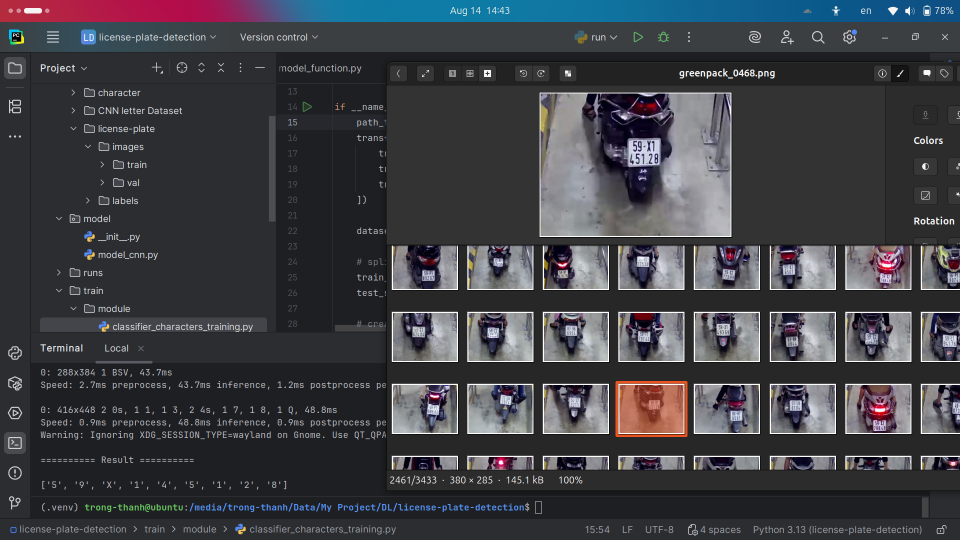
#> input picture assets/image/example_1.png, 1920 x 1080 px (shown at 1/2 size)
$ python -i detection.py   (imports and definitions only)
#> lines starting #> are read from the running program, lines starting #| are printed output that depends on the picture
from typing import List, Tuple

import cv2
import numpy as np
from sklearn.cluster import KMeans
from ultralytics import YOLO


# ---- Define class format ---- #
class Format:
    def __init__(self,
                 min_num_chars=8,
                 max_num_chars=9):
        self.min_num_chars = min_num_chars
        self.max_num_chars = max_num_chars

    # [5 lines left out: function license_plate_to_text, not called in this run]


class KMeansFormat(Format):
    # [70 lines left out: functions __init__, license_plate_to_text, not called in this run]


class HeuristicFormat(Format):

    def __init__(self,
                 min_num_chars=8,
                 max_num_chars=9
                 ):
        super().__init__(min_num_chars, max_num_chars)
#> further down, picture is the input picture: shape (1080, 1920, 3); mean B, G, R 67.9, 62.9, 62.1

    # [99 lines left out: functions license_plate_to_text, get_class_character, resize_with_aspect_ratio, not called in this run]


def fix_uneven_lighting_bgr(img_bgr):
    lab = cv2.cvtColor(img_bgr, cv2.COLOR_BGR2LAB)
#> lab: shape (1080, 1920, 3); mean of channels 0, 1, 2 66.7, 129.3, 125.5
    L, A, B = cv2.split(lab)
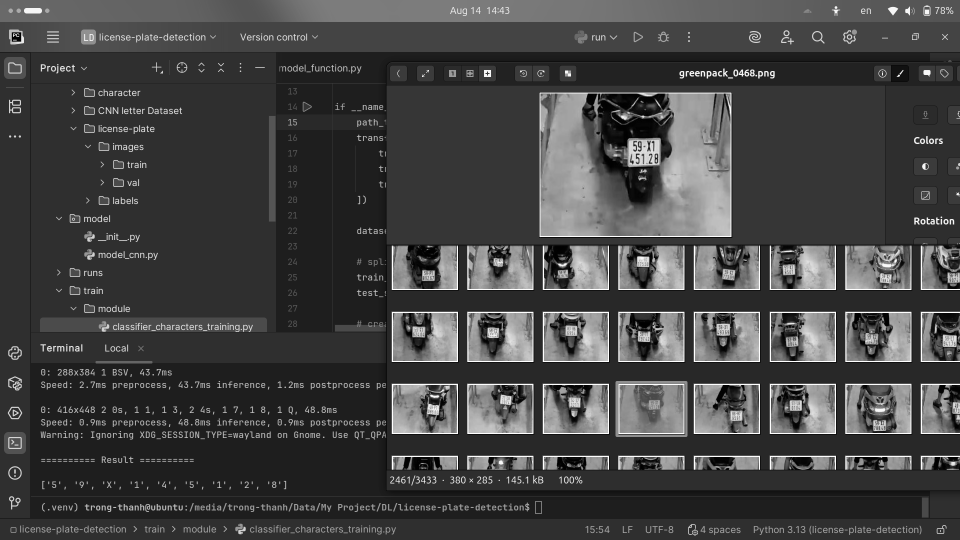
#> L: shape (1080, 1920) (shown at 1/2 size); min 0, max 255, mean 66.7
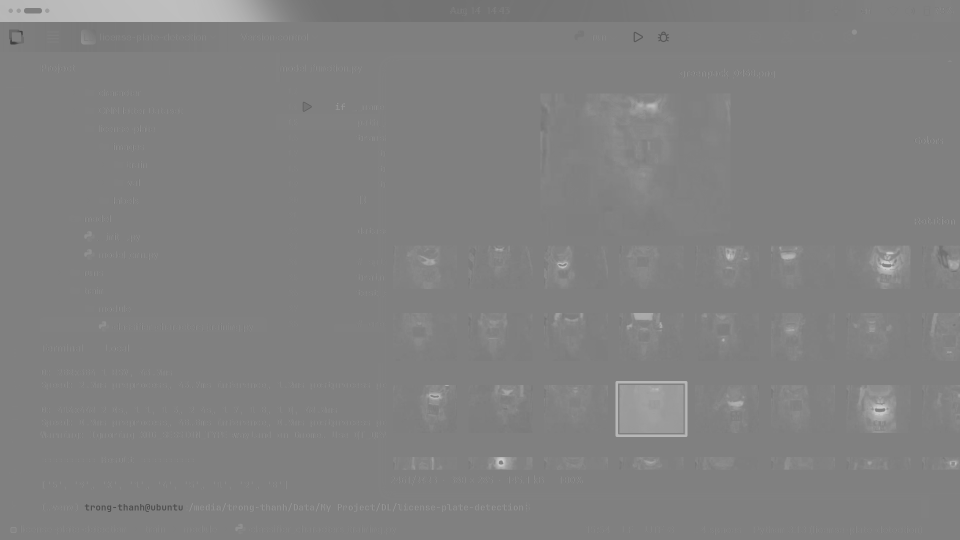
#> A: shape (1080, 1920) (shown at 1/2 size); min 63, max 207, mean 129.3
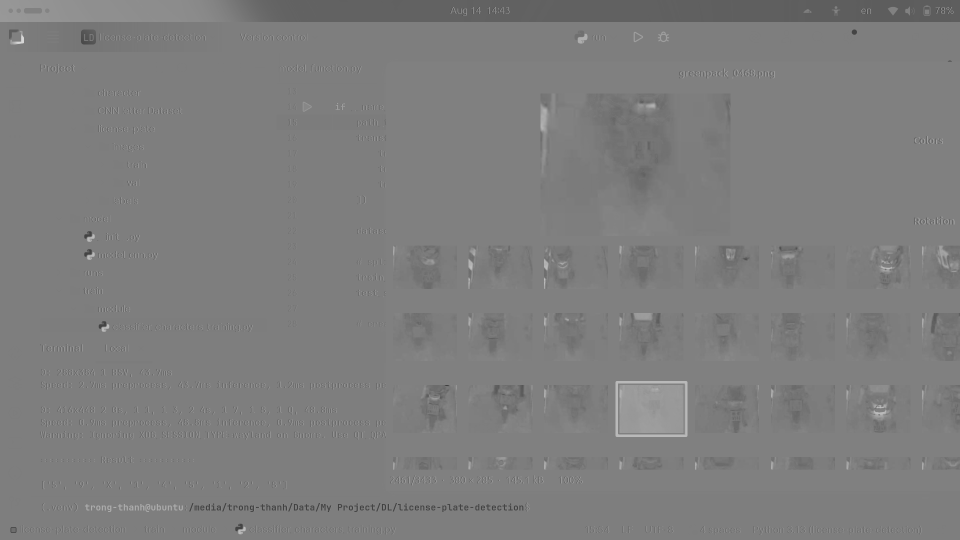
#> B: shape (1080, 1920) (shown at 1/2 size); min 47, max 215, mean 125.5

    clahe = cv2.createCLAHE(
        clipLimit=3.0,
        tileGridSize=(8, 8)
    )

    L2 = clahe.apply(L)
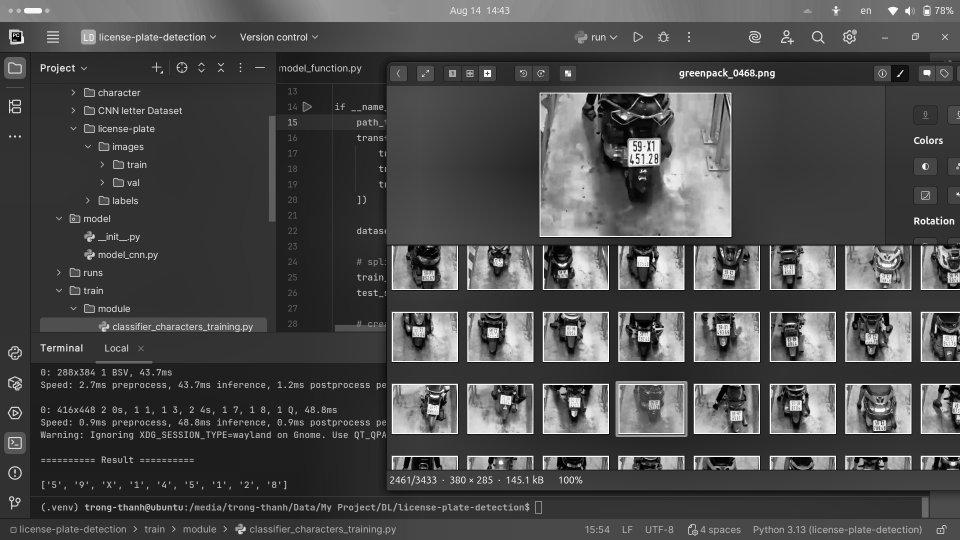
#> L2: shape (1080, 1920) (shown at 1/2 size); min 0, max 255, mean 74.5

    L_float = L2.astype(np.float32) + 1.0

    L_retinex = (
            np.log(L_float) -
            cv2.GaussianBlur(np.log(L_float),
                             (0, 0),
                             sigmaX=50)
    )
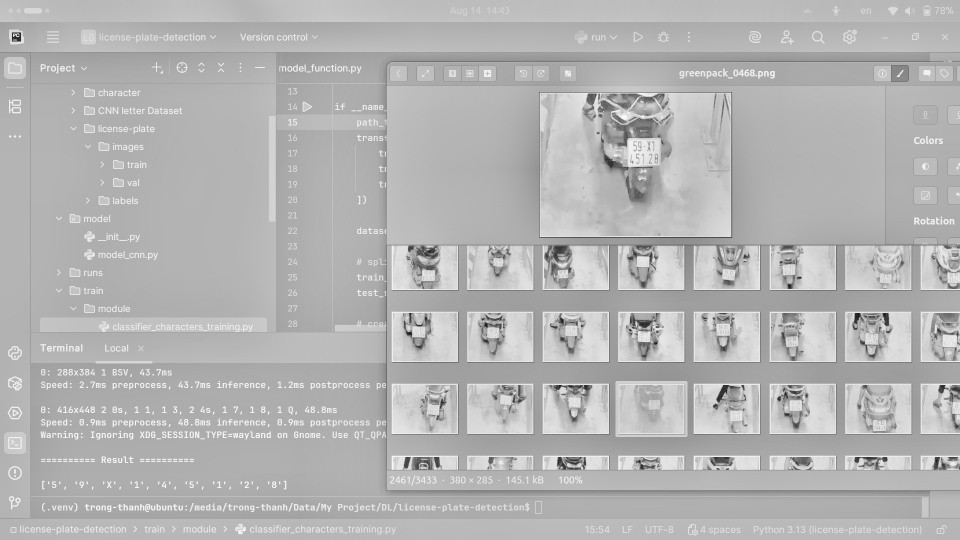
#> L_retinex: shape (1080, 1920) float32 (shown at 1/2 size); min -4.32, max 1.79, mean 0.000112; drawn with min black and max white

    L_retinex = cv2.normalize(
        L_retinex,
        None,
        0,
        255, cv2.NORM_MINMAX
    ).astype(np.uint8)

    lab2 = cv2.merge((L_retinex, A, B))
#> lab2: shape (1080, 1920, 3); mean of channels 0, 1, 2 179.8, 129.3, 125.5
    out = cv2.cvtColor(lab2, cv2.COLOR_LAB2BGR)
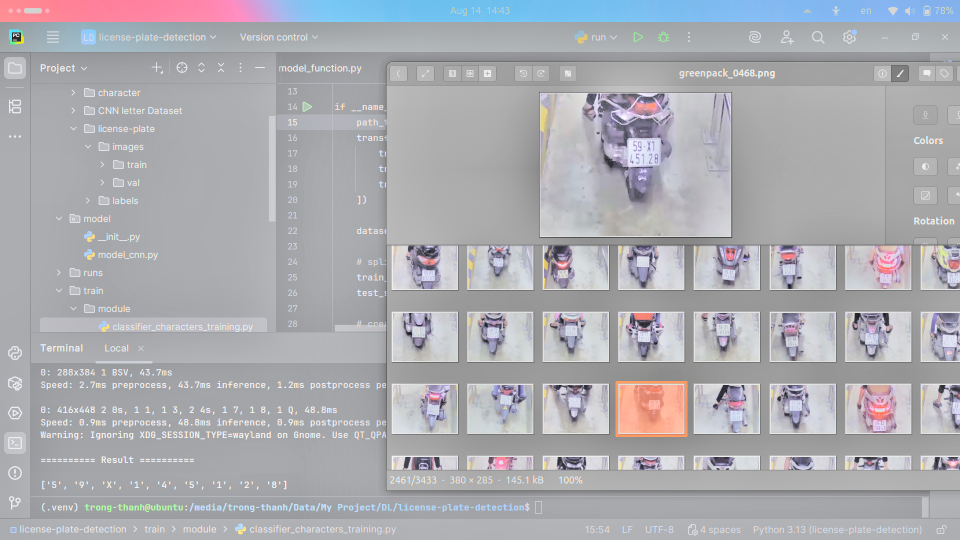
#> out: shape (1080, 1920, 3) (shown at 1/2 size); mean B, G, R 176.9, 171.9, 171.5

    out = cv2.bilateralFilter(
        out,
        d=5,
        sigmaColor=40,
        sigmaSpace=40
    )

    return out


# version YOLO
class DetectionLicensePlate:
    # [137 lines left out: functions __init__, detect, get_boxes_and_labels, not called in this run]

>>> import cv2
>>> picture = cv2.imread('assets/image/example_1.png')
>>> result = fix_uneven_lighting_bgr(picture)
